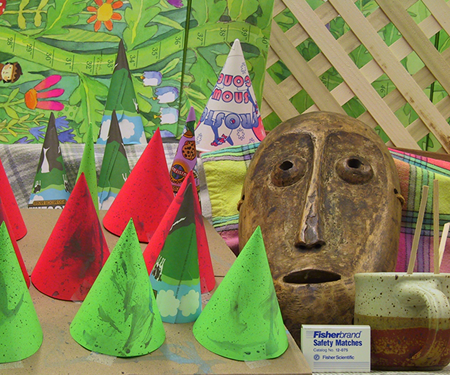
#> input picture data/stereo_pairs/left.png, 450 x 375 px, found by its file name
$ python app.py
#> lines starting #> are read from the running program, lines starting #| are printed output that depends on the picture; after the words box and inside, x2 and y2 are one past the last pixel; in counts of white or black regions, pixels touching at a corner belong together
### src/disparity_estimator.py
import cv2
import numpy as np

class DisparityEstimator:
    """Computes dense disparity map using OpenCV's StereoSGBM."""

    def __init__(self, min_disp: int = 0, num_disp: int = 64, block_size: int = 5):
        self.num_disp = (num_disp // 16) * 16
        self.block_size = block_size
        self.matcher = cv2.StereoSGBM_create(
            minDisparity=min_disp,
            numDisparities=self.num_disp,
            blockSize=self.block_size,
            P1=8 * 3 * (self.block_size ** 2),
            P2=32 * 3 * (self.block_size ** 2),
            disp12MaxDiff=1,
            uniquenessRatio=10,
            speckleWindowSize=100,
            speckleRange=32,
            mode=cv2.STEREO_SGBM_MODE_SGBM_3WAY
        )

    def compute(self, img_left: np.ndarray, img_right: np.ndarray) -> np.ndarray:
        """Computes pixel-wise horizontal disparity d = xL - xR."""
        gray_l = cv2.cvtColor(img_left, cv2.COLOR_BGR2GRAY) if img_left.ndim == 3 else img_left
        gray_r = cv2.cvtColor(img_right, cv2.COLOR_BGR2GRAY) if img_right.ndim == 3 else img_right

        raw_disp = self.matcher.compute(gray_l, gray_r).astype(np.float32) / 16.0
        # Prevent division by zero
        raw_disp[raw_disp <= 0.0] = 0.1
        return raw_disp

### src/post_processor.py
import cv2
import numpy as np

class DisparityPostProcessor:
    """Cleans up disparity maps using edge-preserving filtering."""

    @staticmethod
    def apply_bilateral_filter(disparity: np.ndarray) -> np.ndarray:
        disp_min, disp_max = disparity.min(), disparity.max()
        if disp_max - disp_min == 0:
            return disparity
        norm_disp = (disparity - disp_min) / (disp_max - disp_min)
        smoothed = cv2.bilateralFilter(norm_disp.astype(np.float32), d=5, sigmaColor=0.1, sigmaSpace=5)
        return smoothed * (disp_max - disp_min) + disp_min

    @staticmethod
    def apply_median_filter(disparity: np.ndarray, ksize: int = 5) -> np.ndarray:
        return cv2.medianBlur(disparity.astype(np.float32), ksize)

### src/point_cloud_generator.py
import cv2
import numpy as np
from src.camera_calibrator import CameraModel

class PointCloudGenerator:
    """Transforms 2D disparity pixels into metric 3D points and writes .ply files."""

    def __init__(self, camera: CameraModel):
        self.camera = camera

    def reconstruct(self, disparity: np.ndarray, color_img: np.ndarray, min_z: float = 0.2, max_z: float = 10.0):
        h, w = disparity.shape[:2]
        u_grid, v_grid = np.meshgrid(np.arange(w), np.arange(h))

        # Triangulation formula: Z = (f * B) / d
        Z = (self.camera.fx * self.camera.baseline) / disparity
        X = (u_grid - self.camera.cx) * Z / self.camera.fx
        Y = (v_grid - self.camera.cy) * Z / self.camera.fy

        valid_mask = (Z >= min_z) & (Z <= max_z) & (disparity > 0.5)

        points = np.stack((X[valid_mask], Y[valid_mask], Z[valid_mask]), axis=-1)
        rgb = cv2.cvtColor(color_img, cv2.COLOR_BGR2RGB) if color_img.ndim == 3 else color_img
        colors = rgb[valid_mask]

        return points, colors

    def write_ply(self, filepath: str, points: np.ndarray, colors: np.ndarray):
        num_vertices = points.shape[0]
        header = (
            "ply\n"
            "format ascii 1.0\n"
            f"element vertex {num_vertices}\n"
            "property float x\n"
            "property float y\n"
            "property float z\n"
            "property uchar red\n"
            "property uchar green\n"
            "property uchar blue\n"
            "end_header\n"
        )
        with open(filepath, "w") as f:
            f.write(header)
            for pt, clr in zip(points, colors):
                f.write(f"{pt[0]:.4f} {pt[1]:.4f} {pt[2]:.4f} {int(clr[0])} {int(clr[1])} {int(clr[2])}\n")

### src/camera_calibrator.py
import numpy as np

class CameraModel:
    """Manages intrinsic camera parameters and stereo baseline geometry."""

    def __init__(self, fx: float, fy: float, cx: float, cy: float, baseline: float):
        self.fx = float(fx)
        self.fy = float(fy)
        self.cx = float(cx)
        self.cy = float(cy)
        self.baseline = float(baseline)  # Baseline in meters

    # [7 lines left out: function intrinsic_matrix, not called in this run]

    def __repr__(self):
        return f"CameraModel(fx={self.fx}, fy={self.fy}, cx={self.cx}, cy={self.cy}, baseline={self.baseline}m)"

### src/pipeline.py
import cv2
import numpy as np
from src.camera_calibrator import CameraModel
from src.disparity_estimator import DisparityEstimator
from src.post_processor import DisparityPostProcessor
from src.point_cloud_generator import PointCloudGenerator

class StereoReconstructionPipeline:
    """Orchestrates the entire stereopsis workflow."""

    def __init__(self, camera: CameraModel, num_disp: int = 64, block_size: int = 5):
        self.camera = camera
        self.estimator = DisparityEstimator(num_disp=num_disp, block_size=block_size)
        self.filter = DisparityPostProcessor()
        self.generator = PointCloudGenerator(camera)

    def run(self, img_l: np.ndarray, img_r: np.ndarray, ply_out: str):
        raw_disp = self.estimator.compute(img_l, img_r)
        clean_disp = self.filter.apply_bilateral_filter(raw_disp)
        points, colors = self.generator.reconstruct(clean_disp, img_l)
        self.generator.write_ply(ply_out, points, colors)
        return clean_disp, points, colors

### src/app.py
import argparse
import cv2
import matplotlib.pyplot as plt
from src.camera_calibrator import CameraModel
from src.pipeline import StereoReconstructionPipeline

def main():
    parser = argparse.ArgumentParser(description="StereoDepth3D Reconstruction")
    parser.add_argument("--left", type=str, default="data/stereo_pairs/left.png", help="Left image path")
    parser.add_argument("--right", type=str, default="data/stereo_pairs/right.png", help="Right image path")
    parser.add_argument("--fx", type=float, default=800.0, help="Focal length in pixels")
    parser.add_argument("--baseline", type=float, default=0.12, help="Camera baseline in meters")
    parser.add_argument("--out", type=str, default="data/output_3d/scene_model.ply", help="Output .ply path")
    args = parser.parse_args()

    img_l = cv2.imread(args.left)
#> img_l is the input picture: shape (375, 450, 3); mean B, G, R 82.3, 130.2, 132.6
    img_r = cv2.imread(args.right)
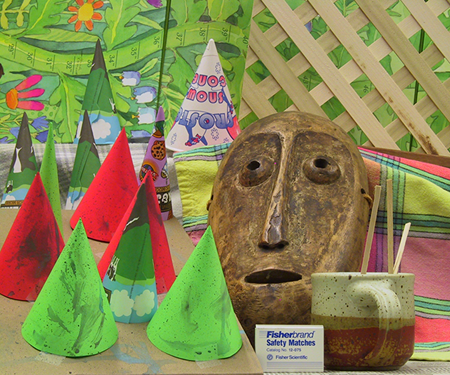
#> input picture data/stereo_pairs/right.png, 450 x 375 px, found by its file name
#> img_r is the input picture: shape (375, 450, 3); mean B, G, R 83.6, 133.3, 137.4

    if img_l is None or img_r is None:
        print(f"Error: Unable to load images from {args.left} and {args.right}.")
        print("Please place matching 'left.png' and 'right.png' inside data/stereo_pairs/ folder.")
        return

    h, w = img_l.shape[:2]
#> h = 375; w = 450
    camera = CameraModel(fx=args.fx, fy=args.fx, cx=w / 2.0, cy=h / 2.0, baseline=args.baseline)
    print(f"Initialized: {camera}")
#| Initialized: CameraModel(fx=800.0, fy=800.0, cx=225.0, cy=187.5, baseline=0.12m)

    pipeline = StereoReconstructionPipeline(camera)
    print("Running disparity estimation and 3D reconstruction...")
    disparity, points, _ = pipeline.run(img_l, img_r, args.out)
#> in compute, `gray_r = cv2.cvtColor(img_right, cv2.COLOR_BGR2GRAY) if img_right.ndim..`:
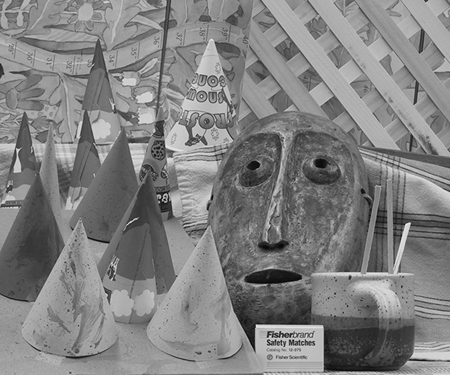
#> gray_r: shape (375, 450); min 0, max 244, mean 128.9
#> in compute, `raw_disp = self.matcher.compute(gray_l, gray_r).astype(np.float32) / 1..`:
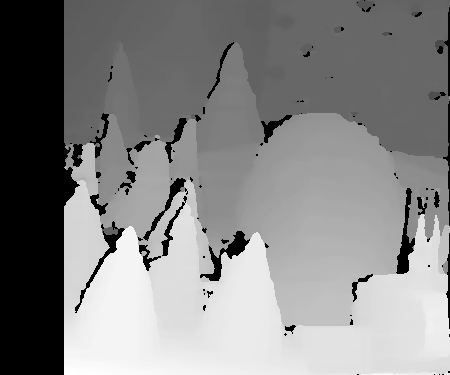
#> raw_disp: shape (375, 450) float32; min -1, max 53.12, mean 27.3; drawn with min black and max white
#> in compute, `raw_disp[raw_disp <= 0.0] = 0.1`: raw_disp: shape (375, 450) float32; 17.73% of pixels changed, all inside (x1, y1, x2, y2) = (0, 0, 450, 375)
#> in apply_bilateral_filter, `disp_min, disp_max = disparity.min(), disparity.max()`: disp_min = 0.1; disp_max = 53.12
#> in reconstruct, `Z = (self.camera.fx * self.camera.baseline) / disparity`:
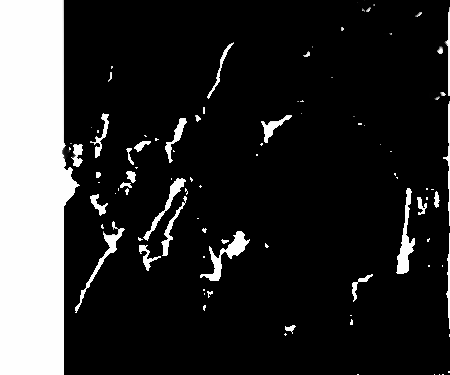
#> Z: shape (375, 450) float32; min 1.81, max 960, mean 172.2; drawn with min black and max white
#> in reconstruct, `Y = (v_grid - self.camera.cy) * Z / self.camera.fy`:
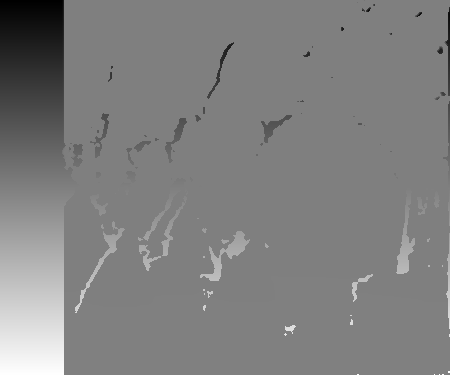
#> Y: shape (375, 450) float64; min -225, max 223.8, mean 0.3; drawn with min black and max white
#> in reconstruct, `valid_mask = (Z >= min_z) & (Z <= max_z) & (disparity > 0.5)`:
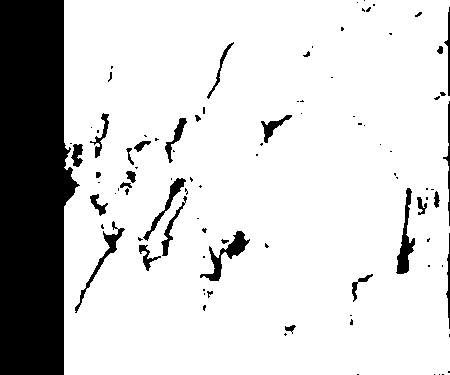
#> valid_mask: shape (375, 450) bool; 82.2% white; 96 black regions (66 under 20 px), largest, box (x1, y1, x2, y2) and area: (0, 0, 80, 375) 24387, (200, 231, 250, 281) 652, (396, 188, 415, 274) 618
#> the loop in write_ply, `for pt, clr in zip(points, colors):` made 138794 passes
#> (pt, clr) on passes 1 to 3: ([-1.07, -1.24, 5.31], [105, 178, 65]), ([-1.06, -1.24, 5.3], [116, 173, 52]), ([-1.05, -1.24, 5.29], [167, 201, 54])

    print(f"Success! Generated {len(points)} 3D points.")
#| Success! Generated 138794 3D points.
    print(f"3D Model saved to: {args.out}")

    # Plot visual output
    plt.figure(figsize=(10, 4))
    plt.subplot(1, 2, 1)
    plt.title("Left Reference Image")
    plt.imshow(cv2.cvtColor(img_l, cv2.COLOR_BGR2RGB))
    plt.axis("off")

    plt.subplot(1, 2, 2)
    plt.title("Estimated Disparity Heatmap")
    plt.imshow(disparity, cmap="inferno")
    plt.colorbar(label="Disparity (pixels)")
    plt.axis("off")

    plt.tight_layout()
    plt.savefig("data/output_3d/disparity_map.png")
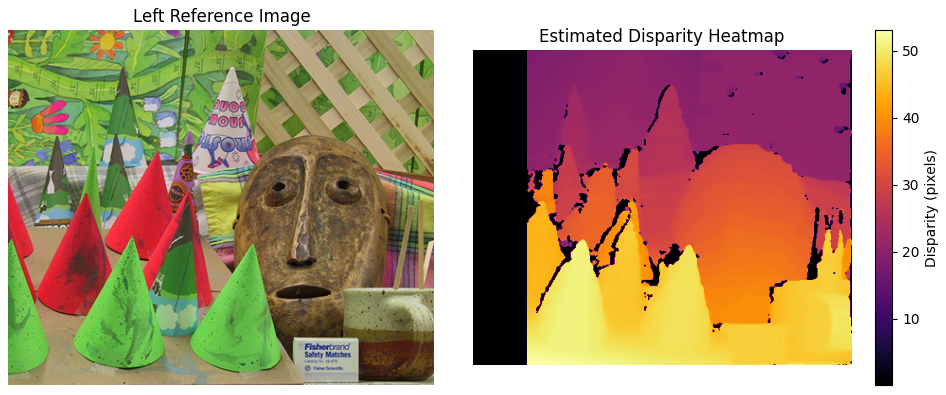
#> figure drawn by matplotlib, 3 panels
    plt.show()

if __name__ == "__main__":
    main()
